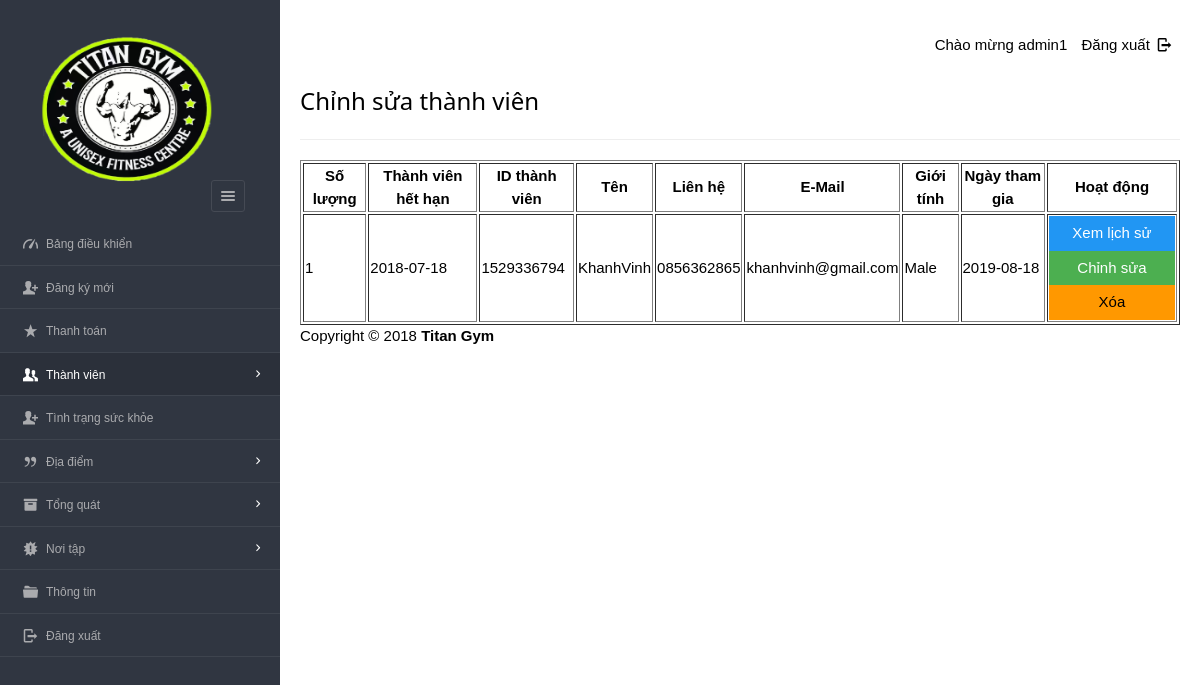
Screenshot of /dashboard/admin/view_mem.php (signed in) with the database file from the repository.
### tables this page shows
CREATE TABLE `enrolls_to` (
  `et_id` int(5) NOT NULL,
  `pid` varchar(8) NOT NULL,
  `uid` varchar(20) NOT NULL,
  `paid_date` varchar(15) DEFAULT NULL,
  `expire` varchar(15) DEFAULT NULL,
  `renewal` varchar(15) DEFAULT NULL
);

CREATE TABLE `users` (
  `userid` varchar(20) NOT NULL,
  `username` varchar(40) NOT NULL,
  `gender` varchar(8) NOT NULL,
  `mobile` varchar(20) NOT NULL,
  `email` varchar(20) NOT NULL,
  `dob` varchar(10) NOT NULL,
  `joining_date` varchar(10) NOT NULL
);

### dashboard/admin/view_mem.php (the view, shortened to what this page needs)
<?php
require '../../include/db_conn.php';
?>
<!DOCTYPE html>
<html lang="en">
<head>
    <link rel="stylesheet" href="../../css/style.css"  id="style-resource-5">
    <link rel="stylesheet" href="../../css/dashMain.css">
    <link rel="stylesheet" type="text/css" href="../../css/entypo.css">
	<link href="a1style.css" rel="stylesheet" type="text/css">
</head>
    <body class="page-body  page-fade" onload="collapseSidebar()">
    	<div class="page-container sidebar-collapsed" id="navbarcollapse">
		<div class="sidebar-menu">
			<header class="logo-env">
			<div class="logo">
				<a href="main.php">
					<img src="../../images/logo.png" alt="" width="192" height="80" />
				</a>
			</div>
					<div class="sidebar-collapse" onclick="collapseSidebar()">
				<a href="#" class="sidebar-collapse-icon with-animation">
					<i class="entypo-menu"></i>
				</a>
			</div>
			</header>
    		<?php include('nav.php'); ?>
    	</div>
    		<div class="main-content">
				<div class="row">
					<div class="col-md-6 col-sm-8 clearfix">
					</div>
					<div class="col-md-6 col-sm-4 clearfix hidden-xs">
						<ul class="list-inline links-list pull-right">
							<li>Chào mừng <?php echo $_SESSION['full_name']; ?>
							</li>
							<li>
								<a href="logout.php">
									Đăng xuất <i class="entypo-logout right"></i>
								</a>
							</li>
						</ul>
					</div>
				</div>
		<h3>Chỉnh sửa thành viên</h3>
		<hr />
		<table class="table table-bordered datatable" id="table-1" border=1>
			<thead>
				<tr><h2>
					<th>Số lượng</th>
					<th>Thành viên hết hạn</th>
					<th>ID thành viên</th>
					<th>Tên</th>
					<th>Liên hệ</th>
					<th>E-Mail</th>
					<th>Giới tính</th>
					<th>Ngày tham gia</th>
					<th>Hoạt động</th></h2>
				</tr>
			</thead>
				<tbody>
						<?php
							$query  = "select * from users ORDER BY joining_date";
							$result = mysqli_query($con, $query);
							$sno    = 1;
							if (mysqli_affected_rows($con) != 0) {
							    while ($row = mysqli_fetch_array($result, MYSQLI_ASSOC)) {
							        $uid   = $row['userid'];
							        $query1  = "select * from enrolls_to WHERE uid='$uid' AND renewal='yes'";
							        $result1 = mysqli_query($con, $query1);
							        if (mysqli_affected_rows($con) == 1) {
							            while ($row1 = mysqli_fetch_array($result1, MYSQLI_ASSOC)) {
							                echo "<tr><td>".$sno."</td>";
							                echo "<td>" . $row1['expire'] . "</td>";
							                echo "<td>" . $row['userid'] . "</td>";
							                echo "<td>" . $row['username'] . "</td>";
							                echo "<td>" . $row['mobile'] . "</td>";
							                echo "<td>" . $row['email'] . "</td>";
							                echo "<td>" . $row['gender'] . "</td>";
							                echo "<td>" . $row['joining_date'] ."</td>";
							                $sno++;
							                echo "<td><form action='read_member.php' method='post'><input type='hidden' name='name' value='" . $uid . "'/><input type='submit' class='a1-btn a1-blue' id='button1' value='Xem lịch sử' class='btn btn-info'/></form><form action='edit_member.php' method='post'><input type='hidden'  name='name' value='" . $uid . "'/><input type='submit' class='a1-btn a1-green' id='button1' value='Chỉnh sửa' class='btn btn-warning'/></form><form action='del_member.php' method='post' onsubmit='return ConfirmDelete()'><input type='hidden' name='name' value='" . $uid . "'/><input type='submit' value='Xóa' width='20px' id='button1' class='a1-btn a1-orange'/></form></td></tr>";
							            }
							        }
							    }
							}
						?>
					</tbody>
				</table>
			<?php include('footer.php'); ?>
    	</div>
    </body>
</html>

### dashboard/admin/nav.php (shortened to what this page needs)
<ul id="main-menu" class="" >
    <li id="dash"><a href="index.php"><i class="entypo-gauge"></i><span>Bảng điều khiển</span></a></li>
	<li id="regis"><a href="new_entry.php"><i class="entypo-user-add"></i><span>Đăng ký mới</span></a>
	<li id="paymnt"><a href="payments.php"><i class="entypo-star"></i><span>Thanh toán</span></a></li>
	<li class="" id="hassubopen"><a href="#" onclick="memberExpand(1)"><i class="entypo-users"></i><span>Thành viên</span></a>
	</li>
	<li id="health_status"><a href="new_health_status.php"><i class="entypo-user-add"></i><span>Tình trạng sức khỏe</span></a>
		<li class="" id="planhassubopen"><a href="#" onclick="memberExpand(2)"><i class="entypo-quote"></i><span>Địa điểm</span></a>
	<li class="" id="overviewhassubopen"><a href="#" onclick="memberExpand(3)"><i class="entypo-box"></i><span>Tổng quát</span></a>
	<li class="" id="routinehassubopen"><a href="#" onclick="memberExpand(4)"><i class="entypo-alert"></i><span>Nơi tập</span></a>
	</li>
	<li id="adminprofile"><a href="more-userprofile.php"><i class="entypo-folder"></i><span>Thông tin</span></a></li>
	<li><a href="logout.php"><i class="entypo-logout"></i><span>Đăng xuất</span></a></li>
</ul>

### dashboard/admin/footer.php
<footer class="main">Copyright &copy; 2018 <strong>Titan Gym </strong></footer>

### css/style.css (style rules this page uses)
html { font-size: 62.5%; font-family: sans-serif; }
div { display: block; }
body { font-family: "Noto Sans", sans-serif, "Helvetica Neue", Helvetica, Arial, sans-serif; font-size: 12px; line-height: 1.428571429; display: block; margin: 0; }
*, *:before, *:after { box-sizing: border-box; }
a { text-decoration: none; background: transparent; }
img { vertical-align: middle; }
img { border: 0; }
.logo img { width: 220px; height: 200px; }
input, button, select, textarea { font-family: inherit; font-size: inherit; line-height: inherit; }
button, input { line-height: normal; }
button, input, select, textarea { font-family: inherit; font-size: 100%; margin: 0; }
input { background-color: white; cursor: text; padding: 1px; border-width: 2px; border-style: inset; border-color: initial; border-image: initial; }
input, textarea, select, button { text-rendering: auto; color: initial; letter-spacing: normal; word-spacing: normal; text-transform: none; text-indent: 0px; text-shadow: none; display: inline-block; text-align: start; margin: 0em; font: 400 13.3333px Arial; }
button, html input[type="button"], input[type="reset"], input[type="submit"] { cursor: pointer; }
a { color: #373e4a; text-decoration: none; }
a { background: transparent; }
a { color: #373e4a; }
.page-container { position: relative; padding-left: 280px; }
.page-container .sidebar-menu { position: absolute; width: 280px; top: 0; left: 0; bottom: 0; background: #303641; color: #aaabae; z-index: 1; min-height: 796px; box-sizing: border-box; }
.page-container .sidebar-menu .logo-env { width: 100%; padding: 35px; padding-bottom: 10px; box-sizing: border-box; }
.page-container .sidebar-menu .logo-env:before, .page-container .sidebar-menu .logo-env:after { content: " "; display: table; }
.page-container .sidebar-menu .logo-env > div { display: block; vertical-align: middle; white-space: nowrap; float: left; }
.page-container .sidebar-menu .logo-env > div > a { display: inline-block; color: #aaabae; }
.page-container .sidebar-menu .logo-env > div.sidebar-collapse, .page-container .sidebar-menu .logo-env > div.sidebar-mobile-menu { position: relative; float: right; }
.page-container .sidebar-menu .logo-env > div.sidebar-collapse a, .page-container .sidebar-menu .logo-env > div.sidebar-mobile-menu a { display: inline-block; border: 1px solid #454a54; text-align: center; padding: 0; line-height: 1; font-size: 20px; font-weight: 300; padding: 5px 2px; background-clip: padding-box; border-radius: 3px; transition: all 200ms ease-in-out; }
.page-container .sidebar-menu .logo-env .logo img { width: 180px; height: 150px; }
.page-container .sidebar-menu .logo-env:after { clear: both; }
.page-container .sidebar-menu #main-menu { list-style: none; margin: 0; padding: 0; margin-bottom: 20px; }
ul, ol { margin-top: 0; margin-bottom: 8.5px; }
ul, menu, dir { display: block; list-style-type: disc; }
.page-container .sidebar-menu #main-menu li { position: relative; margin: 0; font-size: 12px; border-bottom: 1px solid rgba(69, 74, 84, 0.7); }
li { display: list-item; }
.page-container .sidebar-menu #main-menu li a { position: relative; display: block; padding: 10px 20px; color: #aaabae; z-index: 2; transition: color 250ms ease-in-out, background-color 250ms ease-in-out; }
.page-container .sidebar-menu #main-menu li a i { top: 1px; }
.page-container .sidebar-menu #main-menu li i { position: relative; font-size: 15px; margin-right: 5px; }
i, cite, em, var, address, dfn { font-style: italic; }
.page-container .sidebar-menu #main-menu li a span { transition: 350ms opacity ease-in-out; }
.page-container .sidebar-menu #main-menu li.has-sub > a:before { position: relative; content: '\e877'; content: '\e879'; display: inline-block; font-family: 'Entypo'; color: #454a54; color: #FFF; float: right; font-size: 15px; margin-left: 13px; top: 0px; transition: all 300ms ease-in-out; }

### dashboard/admin/view_mem.php (style rules this page uses)
#button1 { width:126px; }
.page-container .sidebar-menu #main-menu li#hassubopen > a { background-color: #2b303a; color: #ffffff; }

### rows the page displays
enrolls_to: expire "2018-07-18", uid.userid "1529336794", uid.username "KhanhVinh", uid.mobile "0856362865", uid.email "khanhvinh@gmail.com", uid.gender "Male", uid.joining_date "2019-08-18"

### other values shown
$_SESSION['full_name'] "admin1"
